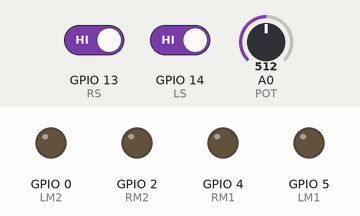
A sketch run on a simulated ESP8266 (NodeMCU). Shown: output pins drawn as LEDs (lit = HIGH). The inputs (shaded band) are chosen by the test bench; at power-on: GPIO 13 (RS) HIGH, GPIO 14 (LS) HIGH, A0 (POT) = 512. What the sketch prints to the serial monitor is not drawn.

Above: at 1.2 s.
1.3 s: GPIO 13 (RS) driven LOW
At 2.5 s:
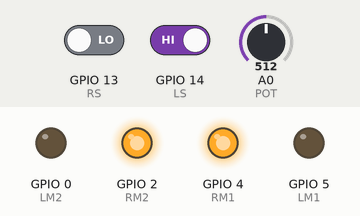
2.8 s: GPIO 14 (LS) driven LOW
At 3.9 s:
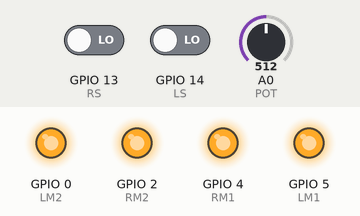
4.3 s: A0 (POT) set to 900
At 5.1 s:
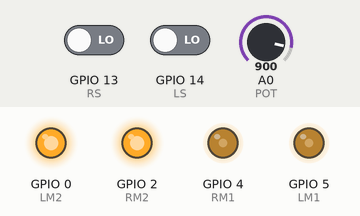
5.8 s: GPIO 13 (RS) driven HIGH
At 6.1 s:
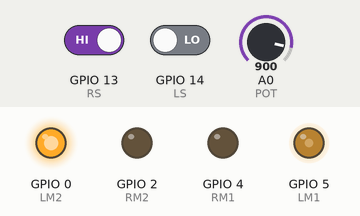
7.3 s: A0 (POT) set to 1023
At 8.5 s:
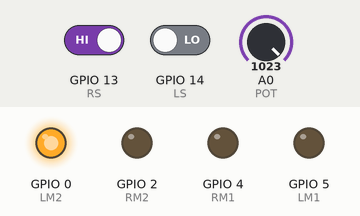
8.8 s: A0 (POT) set to 716
At 9.7 s:
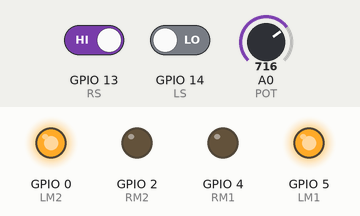
Timing chart, 0 to 11.3 s (numbered marks = the images above; inputs shaded):
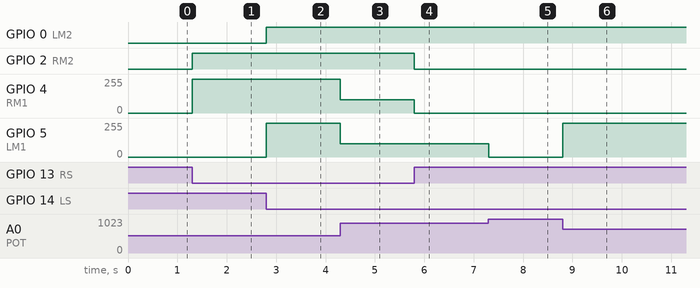

The sketch:

appcar_line_follower.ino
```cpp
/*
Project: AppCar Line Follower
Company: AppShed
Sensor Width = 2cm or 20mm apart
*/

// Include application, user and local libraries
#include <ESP8266WiFi.h>
#include <PubSubClient.h>

// Definning Inputs
#define LS 14     // left sensor
#define CS 12     // centre sensor
#define RS 13     // right sensor

// PWM Inputs
#define POT A0 // Analog Input A0
int potReadValue = 0;
int PWM = 0;

// Definning Outputs
#define LM1 5     // left motor - forward
#define LM2 0     // left motor - reverse
#define RM1 4     // right motor - forward
#define RM2 2     // right motor - reverse

void setup()
{
    // Sensors
    pinMode(LS, INPUT);     // set LS pin to INPUT
    pinMode(RS, INPUT);     // set RS pin to INPUT
    pinMode(CS, INPUT);     // set CS pin to INPUT

    // Analog Inputs
    pinMode(POT, INPUT);    // set POT pin to INPUT

    // Motors
    pinMode(LM1, OUTPUT);   // set LM1 pin to OUTPUT
    pinMode(LM2, OUTPUT);   // set LM2 pin to OUTPUT
    pinMode(RM1, OUTPUT);   // set RM1 pin to OUTPUT
    pinMode(RM2, OUTPUT);   // set RM2 pin to OUTPUT

    // Start Serial with Bitrate of 115200
    Serial.begin(115200);
}
void loop()
{
    // Reading the Analog Signal
    potReadValue = analogRead(POT);

    // Basic Calculation (0-1000)
    PWM = 1000 - potReadValue;

    // Print PWM Values to Serial Console
    Serial.println(PWM);

    if(!(digitalRead(LS)) && !(digitalRead(RS)))     // Drive Forward

    {
        analogWrite(LM1, PWM);
        digitalWrite(LM2, HIGH);
        analogWrite(RM1, PWM);
        digitalWrite(RM2, HIGH);
        Serial.println("Drive Forward");
    }

    if(!(digitalRead(LS)) && digitalRead(RS))     // Turn right
    {
        analogWrite(LM1, PWM);
        digitalWrite(LM2, HIGH);
        digitalWrite(RM1, LOW);
        digitalWrite(RM2, LOW);
        Serial.println("Turning Right");
    }

    if(digitalRead(LS) && !(digitalRead(RS)))     // Turn left
    {
        digitalWrite(LM1, LOW);
        digitalWrite(LM2, LOW);
        analogWrite(RM1, PWM);
        digitalWrite(RM2, HIGH);
        Serial.println("Turning Left");
    }

    if(digitalRead(LS) && digitalRead(RS))       // Stop
    {
        digitalWrite(LM1, LOW);
        digitalWrite(LM2, LOW);
        digitalWrite(RM1, LOW);
        digitalWrite(RM2, LOW);
        Serial.println("Stop");
    }

}

// Now we need to adjust the sensors to work accurately.
```

Measured:
- after the input at 1.3 s, GPIO 2 (RM2): LOW → HIGH at once; GPIO 4 (RM1): 0/255 → 255/255 at once
- after the input at 2.8 s, GPIO 0 (LM2): LOW → HIGH at once; GPIO 5 (LM1): 0/255 → 255/255 at once
- after the input at 4.3 s, GPIO 4 (RM1), GPIO 5 (LM1): 255/255 → 100/255 at once
- after the input at 5.8 s, GPIO 2 (RM2): HIGH → LOW at once; GPIO 4 (RM1): 100/255 → 0/255 at once
- after the input at 7.3 s, GPIO 5 (LM1): 100/255 → 0/255 at once
- after the input at 8.8 s, GPIO 5 (LM1): 0/255 → 255/255 at once
